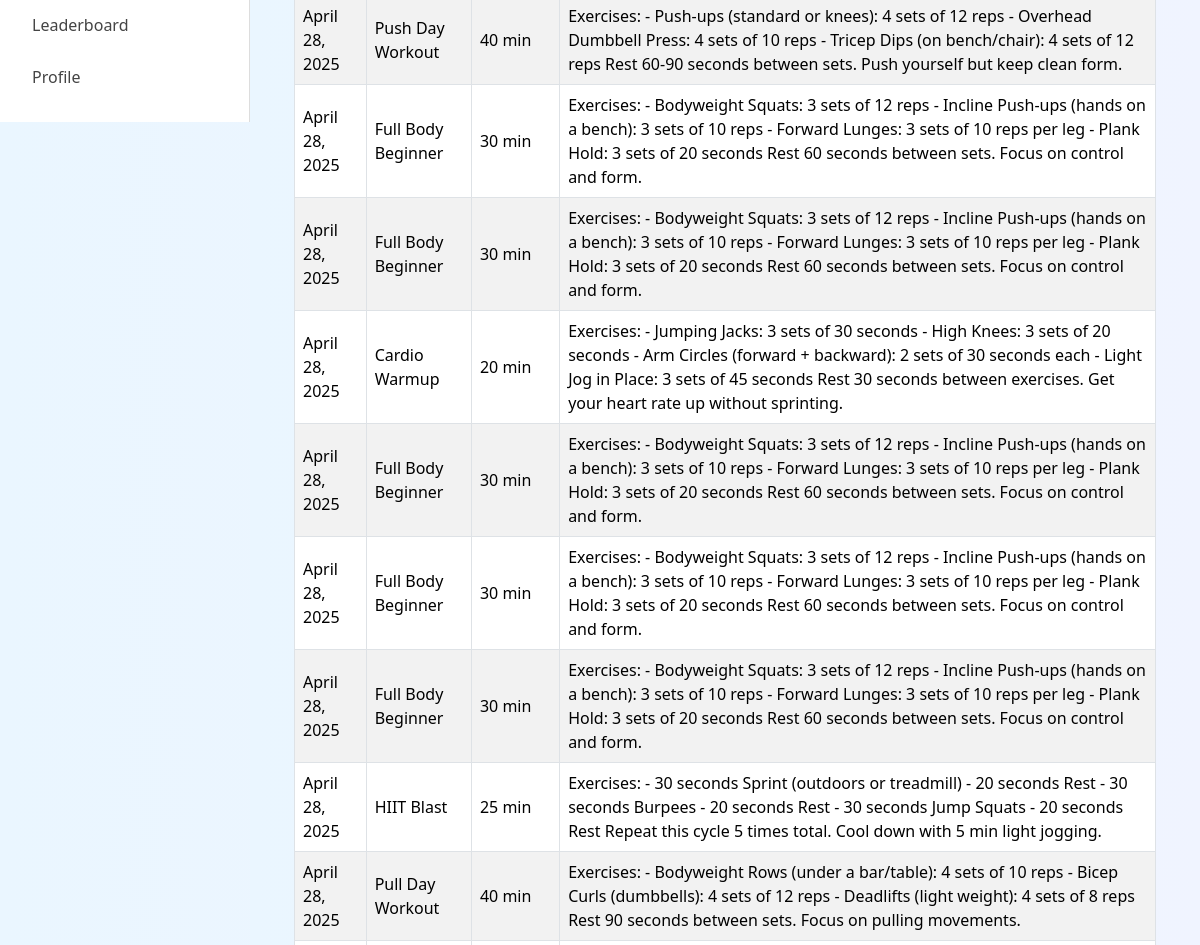
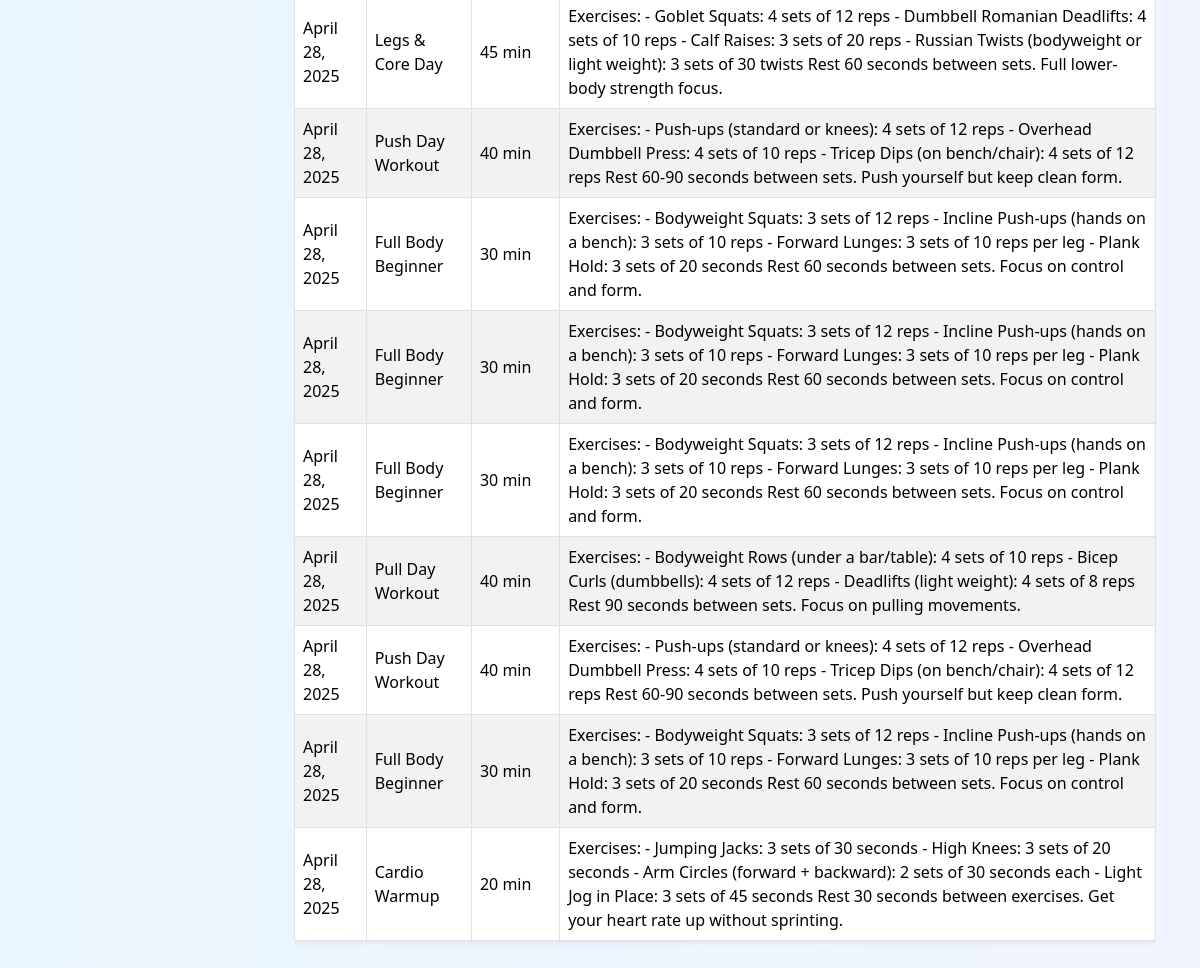
Before: /workouts/log/ (signed in, lower part) with the older database file (2 pictures, top to bottom).
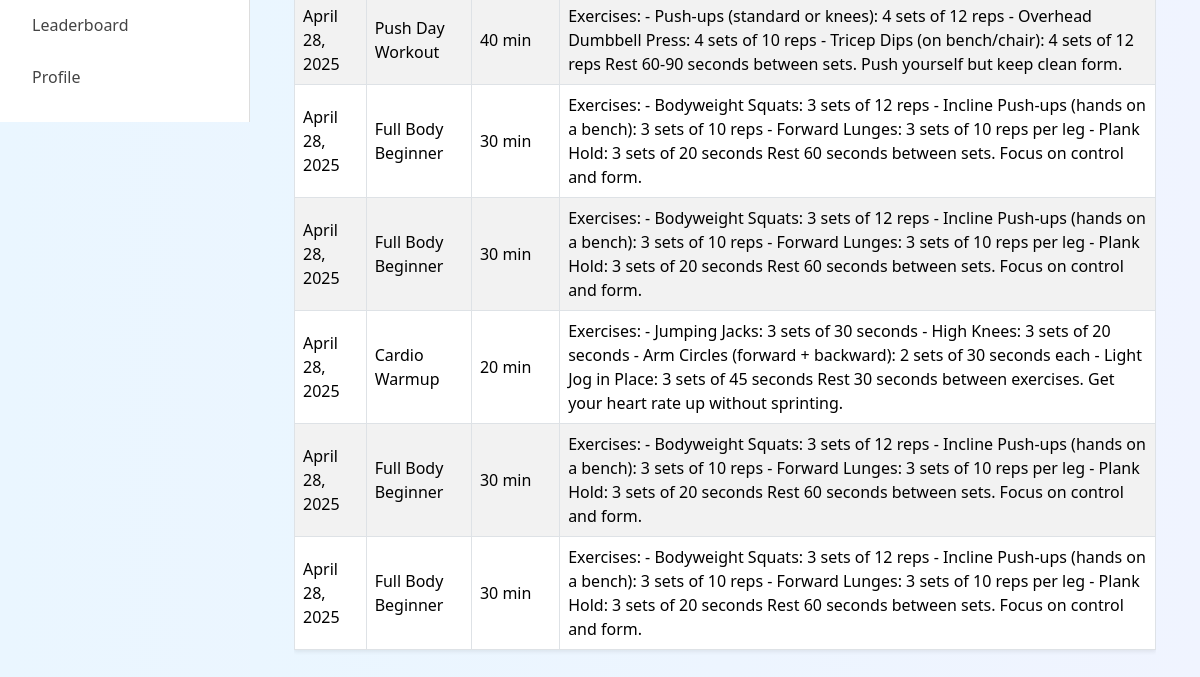
After: the same page with the newer database file.
### workouts/models.py (models this page shows, shortened)
class WorkoutLog(models.Model):
    WORKOUT_TYPE_CHOICES = [
        ('strength', 'Strength Training'),
        ('cardio', 'Cardio'),
        ('flexibility', 'Flexibility'),
        ('balance', 'Balance'),
    ]
    user = models.ForeignKey(User, on_delete=models.CASCADE)
    workout_type = models.CharField(max_length=20, choices=WORKOUT_TYPE_CHOICES)
    exercise_name = models.CharField(max_length=100)
    sets = models.PositiveIntegerField(null=True, blank=True)
    reps = models.PositiveIntegerField(null=True, blank=True)
    weight = models.DecimalField(max_digits=5, decimal_places=2, null=True, blank=True)
    duration = models.PositiveIntegerField(null=True, blank=True)  # in minutes
    notes = models.TextField(blank=True)
    date = models.DateField()
    created_at = models.DateTimeField(auto_now_add=True)

### workouts/views.py (the view)
# urls.py: path('log/', views.workout_log_view, name='workout_log'),
def workout_log_view(request):
    workouts = WorkoutLog.objects.filter(user=request.user).order_by('-date')
    context = {
        'workouts': workouts,
        'dark_mode': request.COOKIES.get('darkMode') == 'true',
    }
    return render(request, 'workouts/workout_log.html', context)

### workouts/templates/workouts/workout_log.html (shortened to what this page needs)
{% extends "base.html" %}
{% block content %}
<div class="container py-5">
  <div class="table-responsive">
  <table class="table table-bordered table-hover align-middle shadow-sm table-striped">
    <tbody>
      {% if workouts %}
        {% for workout in workouts %}
        <tr>
          <td>{{ workout.date|date:"F j, Y" }}</td>
          <td>{{ workout.exercise_name }}</td>
          <td>
            {% if workout.duration %}
              {{ workout.duration }} min
            {% else %}
              —
            {% endif %}
          </td>
          <td>{{ workout.notes|default:"No notes" }}</td>
        </tr>
        {% endfor %}
      {% else %}
        <tr>
          <td colspan="4" class="text-center text-muted">
            No workouts logged yet. Start by adding a workout.
          </td>
        </tr>
      {% endif %}
    </tbody>
  </table>
</div>
</div>
{% endblock %}

Changed rows visible on the page:
no longer on this page (row edited): WorkoutLog: date "April 28, 2025", exercise_name "Full Body Beginner", duration "30", notes "Exercises: - Bodyweight Squats: 3 sets of 12 reps - Incline Push-ups (hands on a bench): 3 sets of 10 reps - Forward Lunges: 3 sets of 10 reps per leg - Plank Hold: 3 sets of 20 seconds Rest 60 seconds between sets. Focus on control and form."
removed WorkoutLog: date "April 28, 2025", exercise_name "HIIT Blast", duration "25", notes "Exercises: - 30 seconds Sprint (outdoors or treadmill) - 20 seconds Rest - 30 seconds Burpees - 20 seconds Rest - 30 seconds Jump Squats - 20 seconds Rest Repeat this cycle 5 times total. Cool down with 5 min light jogging."
removed WorkoutLog: date "April 28, 2025", exercise_name "Pull Day Workout", duration "40", notes "Exercises: - Bodyweight Rows (under a bar/table): 4 sets of 10 reps - Bicep Curls (dumbbells): 4 sets of 12 reps - Deadlifts (light weight): 4 sets of 8 reps Rest 90 seconds between sets. Focus on pulling movements."
removed WorkoutLog: date "April 28, 2025", exercise_name "Legs & Core Day", duration "45", notes "Exercises: - Goblet Squats: 4 sets of 12 reps - Dumbbell Romanian Deadlifts: 4 sets of 10 reps - Calf Raises: 3 sets of 20 reps - Russian Twists (bodyweight or light weight): 3 sets of 30 twists Rest 60 seconds between sets. Full lower-body strength focus."
removed WorkoutLog: date "April 28, 2025", exercise_name "Push Day Workout", duration "40", notes "Exercises: - Push-ups (standard or knees): 4 sets of 12 reps - Overhead Dumbbell Press: 4 sets of 10 reps - Tricep Dips (on bench/chair): 4 sets of 12 reps Rest 60-90 seconds between sets. Push yourself but keep clean form."
removed WorkoutLog: date "April 28, 2025", exercise_name "Full Body Beginner", duration "30", notes "Exercises: - Bodyweight Squats: 3 sets of 12 reps - Incline Push-ups (hands on a bench): 3 sets of 10 reps - Forward Lunges: 3 sets of 10 reps per leg - Plank Hold: 3 sets of 20 seconds Rest 60 seconds between sets. Focus on control and form."
removed WorkoutLog: date "April 28, 2025", exercise_name "Full Body Beginner", duration "30", notes "Exercises: - Bodyweight Squats: 3 sets of 12 reps - Incline Push-ups (hands on a bench): 3 sets of 10 reps - Forward Lunges: 3 sets of 10 reps per leg - Plank Hold: 3 sets of 20 seconds Rest 60 seconds between sets. Focus on control and form."
removed WorkoutLog: date "April 28, 2025", exercise_name "Full Body Beginner", duration "30", notes "Exercises: - Bodyweight Squats: 3 sets of 12 reps - Incline Push-ups (hands on a bench): 3 sets of 10 reps - Forward Lunges: 3 sets of 10 reps per leg - Plank Hold: 3 sets of 20 seconds Rest 60 seconds between sets. Focus on control and form."
removed WorkoutLog: date "April 28, 2025", exercise_name "Pull Day Workout", duration "40", notes "Exercises: - Bodyweight Rows (under a bar/table): 4 sets of 10 reps - Bicep Curls (dumbbells): 4 sets of 12 reps - Deadlifts (light weight): 4 sets of 8 reps Rest 90 seconds between sets. Focus on pulling movements."
removed WorkoutLog: date "April 28, 2025", exercise_name "Push Day Workout", duration "40", notes "Exercises: - Push-ups (standard or knees): 4 sets of 12 reps - Overhead Dumbbell Press: 4 sets of 10 reps - Tricep Dips (on bench/chair): 4 sets of 12 reps Rest 60-90 seconds between sets. Push yourself but keep clean form."
removed WorkoutLog: date "April 28, 2025", exercise_name "Full Body Beginner", duration "30", notes "Exercises: - Bodyweight Squats: 3 sets of 12 reps - Incline Push-ups (hands on a bench): 3 sets of 10 reps - Forward Lunges: 3 sets of 10 reps per leg - Plank Hold: 3 sets of 20 seconds Rest 60 seconds between sets. Focus on control and form."
removed WorkoutLog: date "April 28, 2025", exercise_name "Cardio Warmup", duration "20", notes "Exercises: - Jumping Jacks: 3 sets of 30 seconds - High Knees: 3 sets of 20 seconds - Arm Circles (forward + backward): 2 sets of 30 seconds each - Light Jog in Place: 3 sets of 45 seconds Rest 30 seconds between exercises. Get your heart rate up without sprinting."
